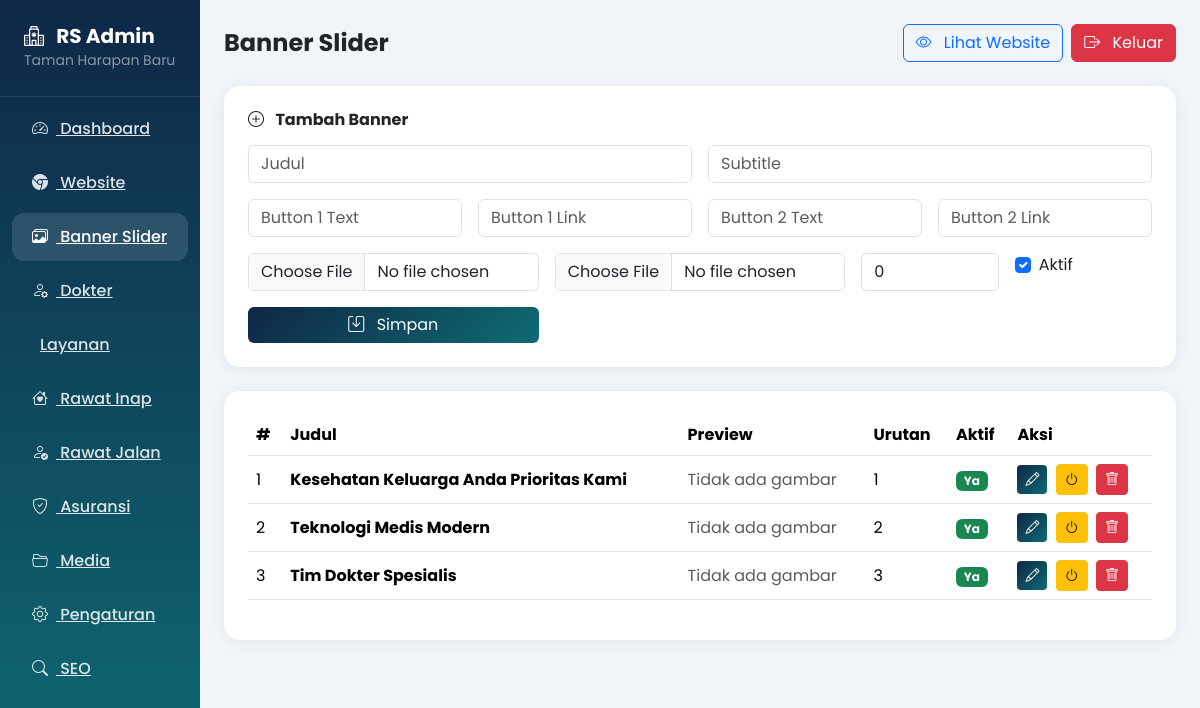
/admin.php?page=banners (signed in), run on the app's committed database.
### tables this page shows
CREATE TABLE IF NOT EXISTS `hero_slides` (
  `id` INT NOT NULL AUTO_INCREMENT,
  `title` VARCHAR(255) NOT NULL,
  `subtitle` TEXT,
  `button1_text` VARCHAR(100),
  `button1_link` VARCHAR(255),
  `button2_text` VARCHAR(100),
  `button2_link` VARCHAR(255),
  `bg_url` VARCHAR(255),
  `main_image_url` VARCHAR(255),
  `sort_order` INT NOT NULL DEFAULT 0,
  `is_active` TINYINT(1) NOT NULL DEFAULT 1,
  `created_at` TIMESTAMP DEFAULT CURRENT_TIMESTAMP,
  `updated_at` TIMESTAMP DEFAULT CURRENT_TIMESTAMP ON UPDATE CURRENT_TIMESTAMP,
  PRIMARY KEY (`id`)
);

### admin.php (the view, shortened to what the rows shown need)
<?php
require_once 'config.php';
$page = $_GET['page'] ?? 'dashboard';
$action = $_GET['action'] ?? '';
$heroSlides = getHeroSlides(false);
$services = getServices(false);
$doctors = getDoctors(false);
$rooms = getRooms(false);
$editItem = null;
?>
<!DOCTYPE html>
<html lang="id">
<head>
    <link href="https://cdn.jsdelivr.net/npm/bootstrap@5.3.3/dist/css/bootstrap.min.css" rel="stylesheet">
    <link href="https://cdn.jsdelivr.net/npm/bootstrap-icons@1.11.3/font/bootstrap-icons.min.css" rel="stylesheet">
</head>
<body>
    <div class="container-fluid">
        <div class="row">
            <div class="col-lg-10 col-md-9 p-4">
                <?php if ($page === 'dashboard'): ?>
                    <div class="row g-4 mb-4">
                        <div class="col-lg-3 col-md-6">
                            <div class="card p-4">
                                <div class="d-flex justify-content-between align-items-center">
                                    <h6 class="text-muted mb-0">Dokter</h6>
                                    <i class="bi bi-person-gear fs-2" style="color: var(--primary);"></i>
                                </div>
                                <h3 class="fw-bold mt-2 mb-0" style="color: var(--primary);"><?php echo count($doctors); ?></h3>
                            </div>
                        </div>
                        <div class="col-lg-3 col-md-6">
                            <div class="card p-4">
                                <div class="d-flex justify-content-between align-items-center">
                                    <h6 class="text-muted mb-0">Layanan</h6>
                                    <i class="bi bi-stethoscope fs-2" style="color: var(--secondary);"></i>
                                </div>
                                <h3 class="fw-bold mt-2 mb-0" style="color: var(--secondary);"><?php echo count($services); ?></h3>
                            </div>
                        </div>
                        <div class="col-lg-3 col-md-6">
                            <div class="card p-4">
                                <div class="d-flex justify-content-between align-items-center">
                                    <h6 class="text-muted mb-0">Banner</h6>
                                    <i class="bi bi-images fs-2" style="color: var(--accent);"></i>
                                </div>
                                <h3 class="fw-bold mt-2 mb-0" style="color: var(--accent);"><?php echo count($heroSlides); ?></h3>
                            </div>
                        </div>
                        <div class="col-lg-3 col-md-6">
                            <div class="card p-4">
                                <div class="d-flex justify-content-between align-items-center">
                                    <h6 class="text-muted mb-0">Kamar</h6>
                                    <i class="bi bi-house-heart fs-2" style="color: #2FA86B;"></i>
                                </div>
                                <h3 class="fw-bold mt-2 mb-0" style="color: #2FA86B;"><?php echo count($rooms); ?></h3>
                            </div>
                        </div>
                    </div>
                    <div class="card p-4">
                        <h6 class="fw-bold mb-3">Aksi Cepat</h6>
                        <div class="row g-2">
                            <div class="col-md-3"><a href="?page=banners" class="btn btn-primary w-100"><i class="bi bi-plus-lg me-2"></i> Tambah Banner</a></div>
                            <div class="col-md-3"><a href="?page=doctors" class="btn btn-outline-primary w-100"><i class="bi bi-person-plus me-2"></i> Tambah Dokter</a></div>
                            <div class="col-md-3"><a href="index.php" class="btn btn-accent w-100" target="_blank"><i class="bi bi-eye me-2"></i> Lihat Website</a></div>
                            <div class="col-md-3"><a href="?page=settings" class="btn btn-outline-secondary w-100"><i class="bi bi-gear me-2"></i> Pengaturan</a></div>
                        </div>
                    </div>
                <?php elseif ($page === 'banners'): ?>
                    <?php if ($action === 'edit' && $editItem): ?>
                        <div class="card p-4 mb-4">
                            <h6 class="fw-bold mb-3"><i class="bi bi-pencil-square me-2"></i> Edit Banner</h6>
                            <form method="POST" action="?page=banners&action=edit&id=<?php echo $editItem['id']; ?>" enctype="multipart/form-data">
                                <div class="row g-3">
                                    <div class="col-md-6"><input type="text" class="form-control" name="title" placeholder="Judul" required value="<?php echo htmlspecialchars($editItem['title'] ?? ''); ?>"></div>
                                    <div class="col-md-6"><input type="text" class="form-control" name="subtitle" placeholder="Subtitle" value="<?php echo htmlspecialchars($editItem['subtitle'] ?? ''); ?>"></div>
                                    <div class="col-md-3"><input type="text" class="form-control" name="button1_text" placeholder="Button 1 Text" value="<?php echo htmlspecialchars($editItem['button1_text'] ?? ''); ?>"></div>
                                    <div class="col-md-3"><input type="text" class="form-control" name="button1_link" placeholder="Button 1 Link" value="<?php echo htmlspecialchars($editItem['button1_link'] ?? ''); ?>"></div>
                                    <div class="col-md-3"><input type="text" class="form-control" name="button2_text" placeholder="Button 2 Text" value="<?php echo htmlspecialchars($editItem['button2_text'] ?? ''); ?>"></div>
                                    <div class="col-md-3"><input type="text" class="form-control" name="button2_link" placeholder="Button 2 Link" value="<?php echo htmlspecialchars($editItem['button2_link'] ?? ''); ?>"></div>
                                    <div class="col-md-4"><input type="file" class="form-control" name="bg_image" accept=".jpg,.jpeg,.png,.webp"></div>
                                    <div class="col-md-4"><input type="file" class="form-control" name="main_image" accept=".jpg,.jpeg,.png,.webp"></div>
                                    <div class="col-md-2"><input type="number" class="form-control" name="sort_order" placeholder="Urutan" value="<?php echo $editItem['sort_order'] ?? 0; ?>"></div>
                                    <div class="col-md-2">
                                        <div class="form-check">
                                            <input class="form-check-input" type="checkbox" name="is_active" <?php echo $editItem['is_active'] ? 'checked' : ''; ?>>
                                            <label class="form-check-label">Aktif</label>
                                        </div>
                                    </div>
                                    <?php if (!empty($editItem['bg_url'])): ?>
                                        <div class="col-md-12">
                                            <label class="form-label fw-bold">Preview Background</label>
                                            <img src="<?php echo htmlspecialchars($editItem['bg_url']); ?>" alt="Background" style="max-width: 100%; height: auto; border-radius: 16px; max-height: 300px;">
                                        </div>
                                    <?php endif; ?>
                                    <?php if (!empty($editItem['main_image_url'])): ?>
                                        <div class="col-md-12">
                                            <label class="form-label fw-bold">Preview Gambar Utama</label>
                                            <img src="<?php echo htmlspecialchars($editItem['main_image_url']); ?>" alt="Main Image" style="max-width: 100%; height: auto; border-radius: 16px; max-height: 300px;">
                                        </div>
                                    <?php endif; ?>
                                    <div class="col-md-4">
                                        <button type="submit" class="btn btn-primary w-100"><i class="bi bi-save me-2"></i> Update</button>
                                    </div>
                                    <div class="col-md-12">
                                        <a href="?page=banners" class="btn btn-outline-secondary"><i class="bi bi-arrow-left me-2"></i> Kembali</a>
                                    </div>
                                </div>
                            </form>
                        </div>
                    <?php else: ?>
                        <div class="card p-4">
                            <div class="table-responsive">
                                <table class="table align-middle">
                                    <thead>
                                        <tr><th>#</th><th>Judul</th><th>Preview</th><th>Urutan</th><th>Aktif</th><th>Aksi</th></tr>
                                    </thead>
                                    <tbody>
                                        <?php foreach ($heroSlides as $i => $slide): ?>
                                            <tr>
                                                <td><?php echo $i+1; ?></td>
                                                <td><strong><?php echo htmlspecialchars($slide['title']); ?></strong></td>
                                                <td>
                                                    <?php if (!empty($slide['bg_url'])): ?>
                                                        <img src="<?php echo htmlspecialchars($slide['bg_url']); ?>" alt="Preview" style="max-width: 150px; max-height: 80px; border-radius: 8px; object-fit: cover;">
                                                    <?php else: ?>
                                                        <span class="text-muted">Tidak ada gambar</span>
                                                    <?php endif; ?>
                                                </td>
                                                <td><?php echo $slide['sort_order']; ?></td>
                                                <td><?php echo $slide['is_active'] ? '<span class="badge bg-success">Ya</span>' : '<span class="badge bg-secondary">Tidak</span>'; ?></td>
                                                <td>
                                                    <a href="?page=banners&action=edit&id=<?php echo $slide['id']; ?>" class="btn btn-sm btn-primary me-1"><i class="bi bi-pencil"></i></a>
                                                    <a href="?page=banners&action=toggle_active&id=<?php echo $slide['id']; ?>" class="btn btn-sm btn-warning me-1"><i class="bi bi-power"></i></a>
                                                    <a href="?page=banners&action=delete&id=<?php echo $slide['id']; ?>" class="btn btn-sm btn-danger" onclick="return confirm('Hapus banner ini?');"><i class="bi bi-trash"></i></a>
                                                </td>
                                            </tr>
                                        <?php endforeach; ?>
                                    </tbody>
                                </table>
                            </div>
                        </div>
                    <?php endif; ?>
                <?php endif; ?>
            </div>
        </div>
    </div>
</body>
</html>

### data on the page
hero_slides: title "Kesehatan Keluarga Anda Prioritas Kami", shows "Tidak ada gambar", sort_order "1", is_active "Ya"
hero_slides: title "Teknologi Medis Modern", shows "Tidak ada gambar", sort_order "2", is_active "Ya"
hero_slides: title "Tim Dokter Spesialis", shows "Tidak ada gambar", sort_order "3", is_active "Ya"

### other printed values
$pageTitles[$page] "Banner Slider"
